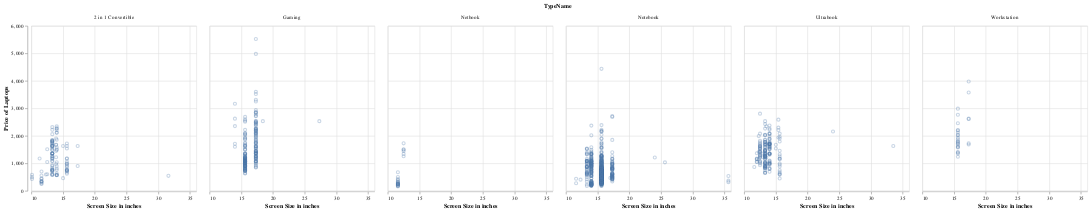

The notebook cell this image was saved under:
### Code cell
laptop_screen_size_plot_not_avg = alt.Chart(laptop_data, title = 'Figure 4').mark_point(opacity = 0.3).encode(
    x=alt.X("ScreenSize_Inches")
        .title("Screen Size in inches").scale(zero=False),
    y=alt.Y("Price_CAD")
        .title("Price of Laptops"),
   # color=alt.Color("ScreenSize_Inches")
).facet('TypeName')
laptop_screen_size_plot_not_avg

### Figure 1 — Vega-Lite specification as saved in the notebook (floating-point values rounded to 4 significant figures; data arrays with more than 128 entries replaced by an {"elided": "..."} marker saying what was removed)
{"config": {"view": {"continuousWidth": 300, "continuousHeight": 300}}, "data": {"name": "data-328fbd685fdfe8614b2aebb28bbc9930"}, "facet": {"field": "TypeName", "type": "nominal"}, "spec": {"mark": {"type": "point", "opacity": 0.3}, "encoding": {"x": {"field": "ScreenSize_Inches", "scale": {"zero": false}, "title": "Screen Size in inches", "type": "quantitative"}, "y": {"field": "Price_CAD", "title": "Price of Laptops", "type": "quantitative"}}, "title": "Figure 4"}, "$schema": "https://vega.github.io/schema/vega-lite/v5.16.3.json", "datasets": {"data-328fbd685fdfe8614b2aebb28bbc9930": {"elided": "1270 records"}}}
